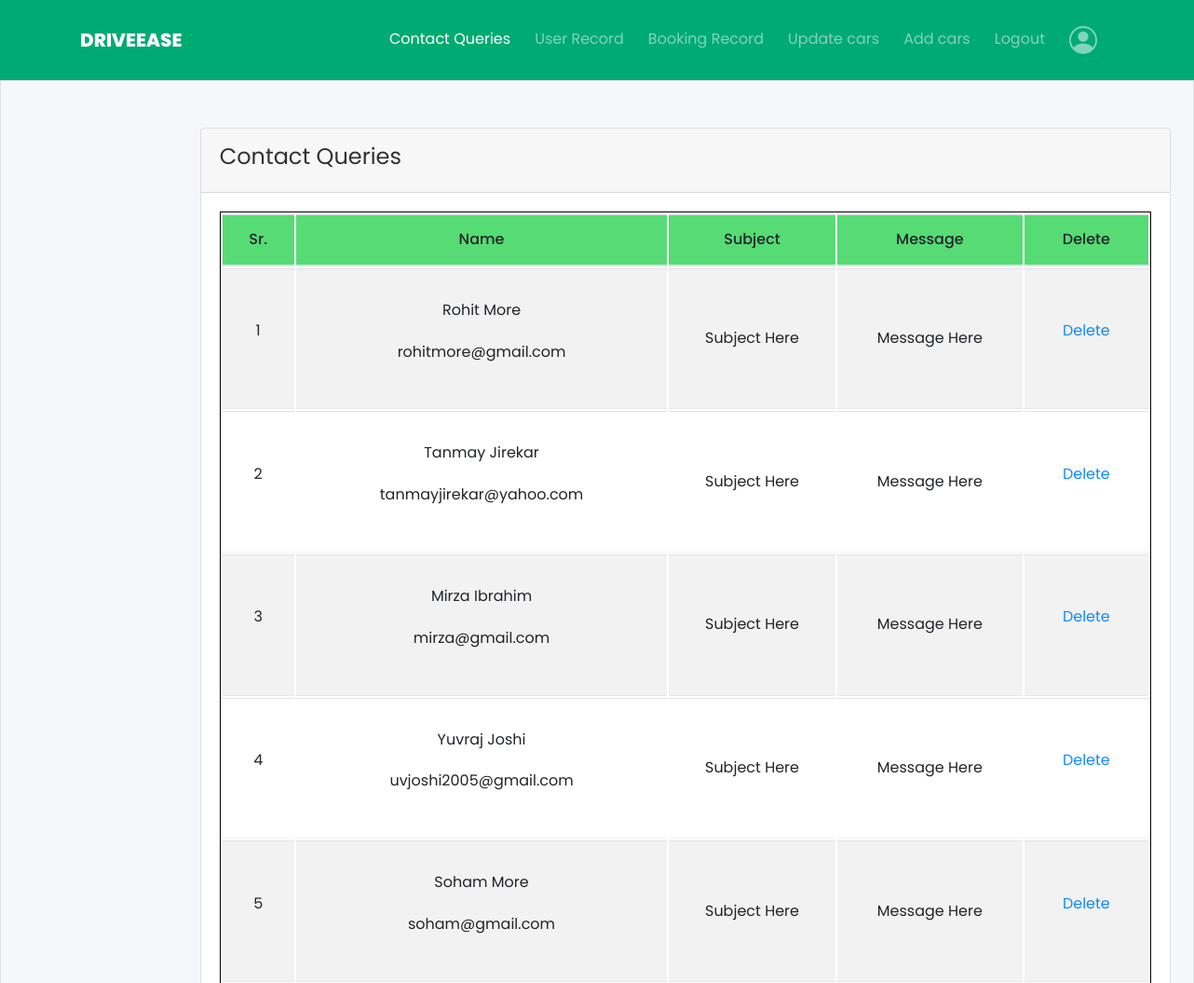
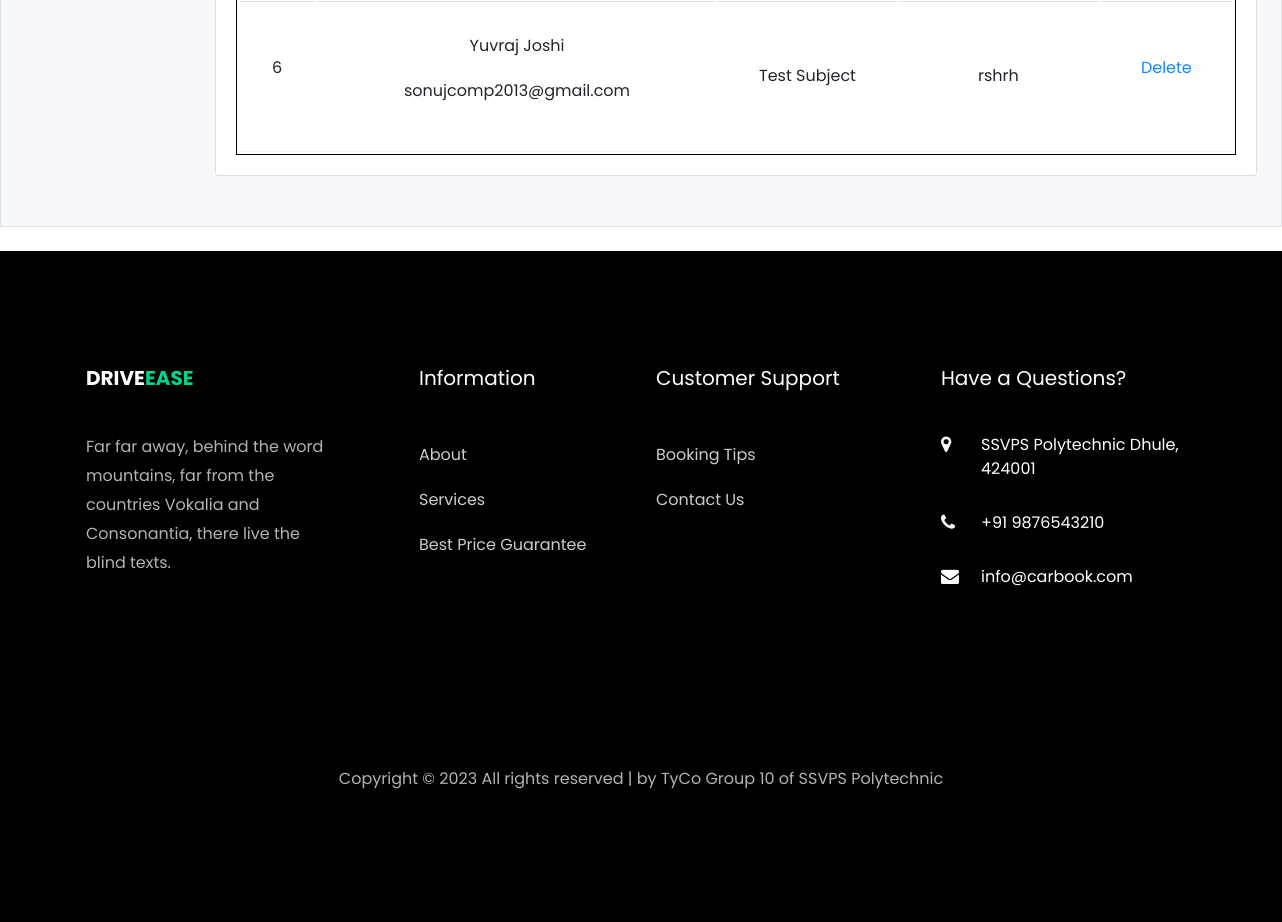
The page /ad_index.php (signed in) on the database its author committed (2 pictures, top to bottom).
### tables this page shows
CREATE TABLE `contact` (
  `c_id` int(11) NOT NULL,
  `c_name` varchar(100) NOT NULL,
  `c_email` varchar(100) NOT NULL,
  `subject` varchar(100) NOT NULL,
  `message` varchar(255) NOT NULL
);

### ad_index.php (the view, shortened to what this page needs)
<!DOCTYPE html>
<html lang="en">
<head>
    <link rel="stylesheet" href="css/open-iconic-bootstrap.min.css">
    <link rel="stylesheet" href="css/animate.css">
    <link rel="stylesheet" href="css/owl.carousel.min.css">
    <link rel="stylesheet" href="css/owl.theme.default.min.css">
    <link rel="stylesheet" href="css/magnific-popup.css">
    <link rel="stylesheet" href="css/aos.css">
    <link rel="stylesheet" href="css/ionicons.min.css">
    <link rel="stylesheet" href="css/bootstrap-datepicker.css">
    <link rel="stylesheet" href="css/jquery.timepicker.css">
    <link rel="stylesheet" href="css/flaticon.css">
    <link rel="stylesheet" href="css/icomoon.css">
    <link rel="stylesheet" href="css/style.css">
</head>
<body>
    <nav class="navbar navbar-expand-lg navbar-dark ftco_navbar ftco-navbar-dark" id="ftco-navbar"
        style="background-color: #00aa73; padding: 20px;">
        <div class="container">
            <a class="navbar-brand" href="ad_index.html">Drive<span>Ease</span></a>
            <div class="collapse navbar-collapse" id="ftco-nav">
                <ul class="navbar-nav ml-auto">
                    <li class="nav-item active" style="padding-right: 10px"><a href="ad_index.php"
                            class="nav-link">Contact Queries</a></li>
                    <li class="nav-item" style="padding-right: 10px"><a href="ad_record.php" class="nav-link">User
                            Record</a></li>
                    <li class="nav-item" style="padding-right: 10px"><a href="bookrec.php" class="nav-link">Booking
                            Record</a></li>
                    <li class="nav-item" style="padding-right: 10px"><a href="ad_car.php" class="nav-link">Update
                            cars</a></li>
                    <li class="nav-item" style="padding-right: 10px"><a href="add.php" class="nav-link">Add cars</a>
                    </li>
                    <?php
                if (!isset($_SESSION['loggedin1']) || $_SESSION['loggedin1'] != true) {
                    echo ' <li class="nav-item" style="padding-right: 10px"><a href="login.php" class="nav-link">Login</a>';
                }
                else{
					echo ' <li class="nav-item" style="padding-right: 10px"><a href="logout.php" class="nav-link">Logout</a>';
					echo  '<li class="nav-item" style="padding-right: 10px"><a href="ad_profile.php" class="nav-link"><svg
								xmlns="http://www.w3.org/2000/svg" width="30" height="30" fill="currentColor"
								class="bi bi-person-circle" viewBox="0 0 16 16">
								<path d="M11 6a3 3 0 1 1-6 0 3 3 0 0 1 6 0z" />
								<path fill-rule="evenodd"
									d="M0 8a8 8 0 1 1 16 0A8 8 0 0 1 0 8zm8-7a7 7 0 0 0-5.468 11.37C3.242 11.226 4.805 10 8 10s4.757 1.225 5.468 2.37A7 7 0 0 0 8 1z" />
							</svg></a></li>';
                }
            ?>
                </ul>
            </div>
        </div>
    </nav>
    <section class="pb-4">
        <div class="bg-white border rounded-5">
            <?php
            include "config.php";
            $view = mysqli_query($con, "select * from contact") or die(mysqli_error($con));
            ?>
            <div class="bg-image h-100" style="background-color: #f5f7fa" ;>
                <div class="mask d-flex align-items-center h-100">
                    <div class="row justify-content-center">
                        <div style="margin: 50px ;">
                            <div class="row">
                                <div class="col-md-12 offset-md-2">
                                    <div class="card">
                                        <div class="card-header">
                                            <h4>Contact Queries</h4>
                                        </div>
                                        <div class="card-body">
                                            <table class="table table-striped mb-0">
                                                <thead class="bg-light">
                                                    <tr class="text-center" style="background-color: #56db75;">
                                                        <th>Sr.</th>
                                                        <th>Name</th>
                                                        <th>Subject</th>
                                                        <th>Message</th>
                                                        <th>Delete</th>
                                                    </tr>
                                                </thead>
                                                <tbody>
                                                    <?php
                                                    while ($row = mysqli_fetch_array($view)) {
                                                        extract($row);
                                                        ?>
                                                        <tr class="text-center">
                                                            <td>
                                                                <div>
                                                                    <div>
                                                                        <p>
                                                                            <?php echo $row['c_id']; ?>
                                                                        </p>
                                                                    </div>
                                                                </div>
                                                            </td>
                                                            <td>
                                                                <div>
                                                                    <div>
                                                                        <p>
                                                                            <?php echo $row['c_name']; ?>
                                                                        </p>
                                                                        <p>
                                                                            <?php echo $row['c_email']; ?>
                                                                        </p>
                                                                    </div>
                                                                </div>
                                                            </td>
                                                            <td>
                                                                <?php echo $row['subject']; ?>
                                                            </td>
                                                            <td>
                                                                <?php echo $row['message']; ?>
                                                            </td>
                                                            <td>
                                                          <p>  <a href="delete1.php?c_id=<?php echo $c_id; ?>">Delete</a></p>
                                                        </td>
                                                        </tr>
                                                    <?php } ?>
                                                </tbody>
                                            </table>
                                        </div>
                                    </div>
                                </div>
                            </div>
                        </div>
    </section>
    <footer class="ftco-footer ftco-bg-dark ftco-section">
        <div class="container">
            <div class="row mb-5">
                <div class="col-md">
                    <div class="ftco-footer-widget mb-4">
                        <h2 class="ftco-heading-2"><a href="#" class="logo">Drive<span>Ease</span></a>
                        </h2>
                        <p>Far far away, behind the word mountains, far from the countries Vokalia and
                            Consonantia,
                            there live the blind texts.</p>
                        <ul class="ftco-footer-social list-unstyled float-md-left float-lft mt-5">
                        </ul>
                    </div>
                </div>
                <div class="col-md">
                    <div class="ftco-footer-widget mb-4 ml-md-5">
                        <h2 class="ftco-heading-2">Information</h2>
                        <ul class="list-unstyled">
                            <li><a href="about.html" class="py-2 d-block">About</a></li>
                            <li><a href="index.html#services" class="py-2 d-block">Services</a></li>
                            <li><a href="pricing.html" class="py-2 d-block">Best Price Guarantee</a>
                            </li>
                        </ul>
                    </div>
                </div>
                <div class="col-md">
                    <div class="ftco-footer-widget mb-4">
                        <h2 class="ftco-heading-2">Customer Support</h2>
                        <ul class="list-unstyled">
                            <li><a href="#" class="py-2 d-block">Booking Tips</a></li>
                            <li><a href="contact.html" class="py-2 d-block">Contact Us</a></li>
                        </ul>
                    </div>
                </div>
                <div class="col-md">
                    <div class="ftco-footer-widget mb-4">
                        <h2 class="ftco-heading-2">Have a Questions?</h2>
                        <div class="block-23 mb-3">
                            <ul>
                                <li><a href="#"><span class="icon icon-map-marker"></span><span class="text">SSVPS
                                            Polytechnic Dhule, 424001</span></li></a>
                                <li><a href="#"><span class="icon icon-phone"></span><span class="text">+91
                                            9876543210</span></a></li>
                                <li><a href="#"><span class="icon icon-envelope"></span><span
                                            class="text">info@carbook.com</span></a></li>
                            </ul>
                        </div>
                    </div>
                </div>
            </div>
            <div class="row">
                <div class="col-md-12 text-center">
                    <p>
                        Copyright &copy;
                        <script>document.write(new Date().getFullYear());</script> All rights reserved |
                        by TyCo
                        Group
                        10 of SSVPS Polytechnic
                    </p>
                </div>
            </div>
        </div>
    </footer>
</body>
</html>

### css/icomoon.css (style rules this page uses)
[class^="icon-"], [class*=" icon-"] { font-family: 'icomoon' !important; speak: none; font-style: normal; font-weight: normal; font-variant: normal; text-transform: none; line-height: 1; -webkit-font-smoothing: antialiased; -moz-osx-font-smoothing: grayscale; }
.icon-map-marker:before { content: "\f041"; }
.icon-phone:before { content: "\f095"; }
.icon-envelope:before { content: "\f0e0"; }

### rows shown on the page
contact: c_id "1", c_name "Rohit More", c_email "rohitmore@gmail.com", subject "Subject Here", message "Message Here"
contact: c_id "2", c_name "Tanmay Jirekar", c_email "tanmayjirekar@yahoo.com", subject "Subject Here", message "Message Here"
contact: c_id "3", c_name "Mirza Ibrahim", c_email "mirza@gmail.com", subject "Subject Here", message "Message Here"
contact: c_id "4", c_name "Yuvraj Joshi", c_email "uvjoshi2005@gmail.com", subject "Subject Here", message "Message Here"
contact: c_id "5", c_name "Soham More", c_email "soham@gmail.com", subject "Subject Here", message "Message Here"
contact: c_id "6", c_name "Yuvraj Joshi", c_email "sonujcomp2013@gmail.com", subject "Test Subject", message "rshrh"
